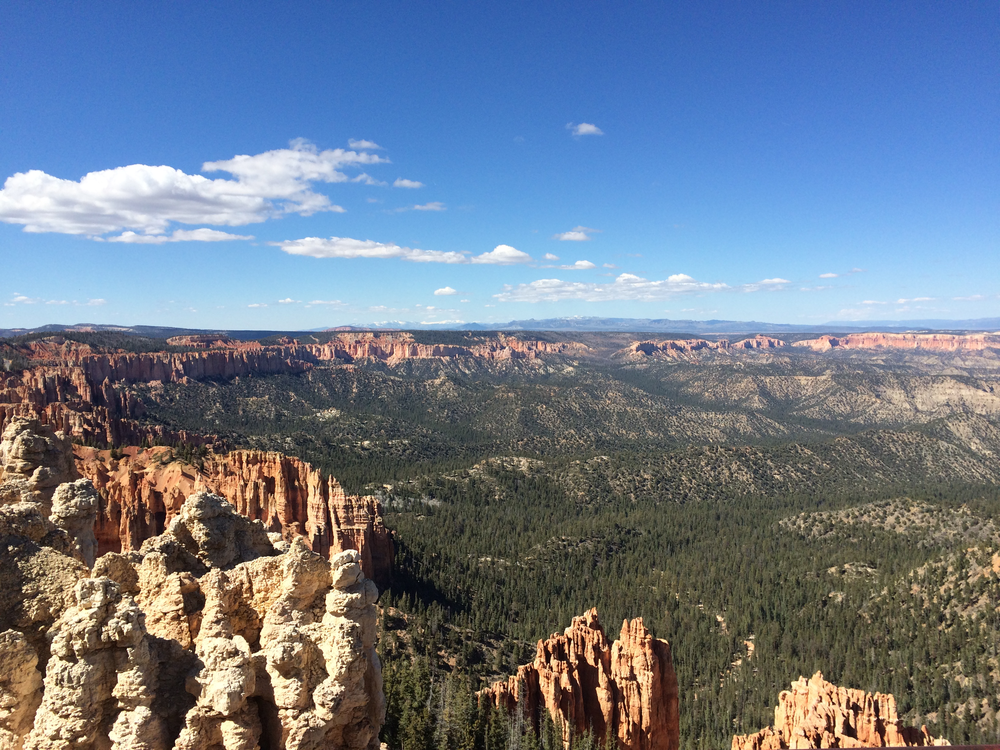
#> input picture assignment 2.2-students/assignment 2.2-students/images/bryce_right_01.png, 1000 x 750 px; its folder holds 4 pictures in this run
$ python run.py
#> lines starting #> are read from the running program, lines starting #| are printed output that depends on the picture
### assignment 2.2-students/assignment 2.2-students/panorama.py
# import the necessary packages
import numpy as np
import cv2

class PanoramaGenerator:
    def generate_panorama_image(self, images, ratio=0.75, reprojThresh=4.0, showMatches=False):
        # unpack the images, then detect keypoints and extract
        # local invariant descriptors from them
        (imageA, imageB) = images
        (kpsA, featuresA) = self.detectAndDescribe(imageA)
        (kpsB, featuresB) = self.detectAndDescribe(imageB)

        # match features between the two images
        M = self.matchKeypoints(kpsA, kpsB, featuresA, featuresB, ratio, reprojThresh)

        # if the match is None, then there aren't enough matched
        # keypoints to create a panorama
        if M is None:
            return None

        # otherwise, apply a perspective warp to stitch the images
        # together
        (matches, H, status) = M

        # Student Code: apply the warping on the 2nd image
        #  cv2.warpPerspective(right image, homography_matrix, (width, height))
        result = cv2.warpPerspective(imageA, H, (800, 200))
        # End Student Code
        cv2.imshow("warp_Result", result)
        result[0:imageB.shape[0], 0:imageB.shape[1]] = imageB

        # check to see if the keypoint matches should be visualized
        if showMatches:
            vis = self.drawMatches(imageA, imageB, kpsA, kpsB, matches,
                status)

            # return a tuple of the stitched image and the
            # visualization
            return (result, vis)

        # return the stitched image
        return result

    def detectAndDescribe(self, image):
        # Student Code: convert the image to grayscale
        image = cv2.cvtColor(image, cv2.COLOR_BGR2GRAY)
        # End Student Code

        # Student Code: detect and extract keypoint descriptors from the image using SIFT
        sift_model = cv2.xfeatures2d.SIFT_create()
        kps, features = sift_model.detectAndCompute(image, None)
        # End Student Code

        # convert the keypoints from KeyPoint objects to NumPy
        # arrays
        kps = np.float32([kp.pt for kp in kps])

        # return a tuple of keypoints and features
        return (kps, features)

    def matchKeypoints(self, kpsA, kpsB, featuresA, featuresB, ratio, reprojThresh):
        # compute the raw matches and initialize the list of actual
        # matches
        matcher = cv2.BFMatcher()

        # Student Code: for matching, use: matcher.knnMatch(QueryImageDescriptors, TrainImageDescriptors, k)
        rawMatches = matcher.knnMatch(featuresA, featuresB, 2)
        # End Student Code

        matches = []

        # loop over the raw matches
        for m,n in rawMatches:
            # Student Code: ensure the distance is within a certain ratio of each other (i.e. Lowe's ratio test)
            # That is if the distance of the top match is less than a ratio multiplied by the 2nd top match
            # then add the top match features indices (a tuple of train and query indices) to the matches list,
            # otherwise, do nothing. Hint: you will need DMatch.distance, DMatch.queryIdx, DMatch.trainIdx
            if m.distance < ratio * n.distance:
                matches.append([m.trainIdx, m.queryIdx])

            # End Student Code

        # computing a homography requires at least 4 matches
        if len(matches) > 4:
            # Student Code: construct the two sets of points
            # Replace the ??? with the exact words to get the keypoint of image a and image b
            # ptsA = np.float32([??? for (_, ind) in ???])
            # ptsB = np.float32([??? for (ind, _) in ???])
            # Hint:
            # An example of using list comprehension to get a list of the first element in a 2d array:
            # first_column:  [row[0] for row in two_dimension_array]
            ptsA = np.float32([kpsA[m[1]] for m in matches])
            ptsB = np.float32([kpsB[m[0]] for m in matches])
            # End Student Code

            # compute the homography between the two sets of points
            (H, status) = cv2.findHomography(ptsA, ptsB, cv2.RANSAC,
                reprojThresh)

            # return the matches along with the homograpy matrix
            # and status of each matched point
            return (matches, H, status)

        # otherwise, no homograpy could be computed
        return None

    def drawMatches(self, imageA, imageB, kpsA, kpsB, matches, status):
        # initialize the output visualization image
        (hA, wA) = imageA.shape[:2]
        (hB, wB) = imageB.shape[:2]
        vis = np.zeros((max(hA, hB), wA + wB, 3), dtype="uint8")
        vis[0:hA, 0:wA] = imageA
        vis[0:hB, wA:] = imageB

        # loop over the matches
        for ((trainIdx, queryIdx), s) in zip(matches, status):
            # only process the match if the keypoint was successfully
            # matched
            if s == 1:
                # draw the match
                ptA = (int(kpsA[queryIdx][0]), int(kpsA[queryIdx][1]))
                ptB = (int(kpsB[trainIdx][0]) + wA, int(kpsB[trainIdx][1]))
                cv2.line(vis, ptA, ptB, (0, 255, 0), 1)

        # return the visualization
        return vis

### assignment 2.2-students/assignment 2.2-students/run.py
# USAGE
# python stitch.py --first images/bryce_left_01.png --second images/bryce_right_01.png

# import the necessary packages
import glob

from panorama import PanoramaGenerator
import cv2


images = glob.glob("images/*.png")

left_images = [img for img in images if img.__contains__("_left_")]
left_images.sort()
right_images = [img for img in images if img.__contains__("_right_")]
right_images.sort()

for left_img_path, right_img_path in zip(left_images, right_images):
    # load the two images and resize them to have a width of 400 pixels
    # (for faster processing)
    imageA = cv2.imread(right_img_path)
#> imageA is the input picture: shape (750, 1000, 3); mean B, G, R 140.9, 123, 110.1
    imageB = cv2.imread(left_img_path)
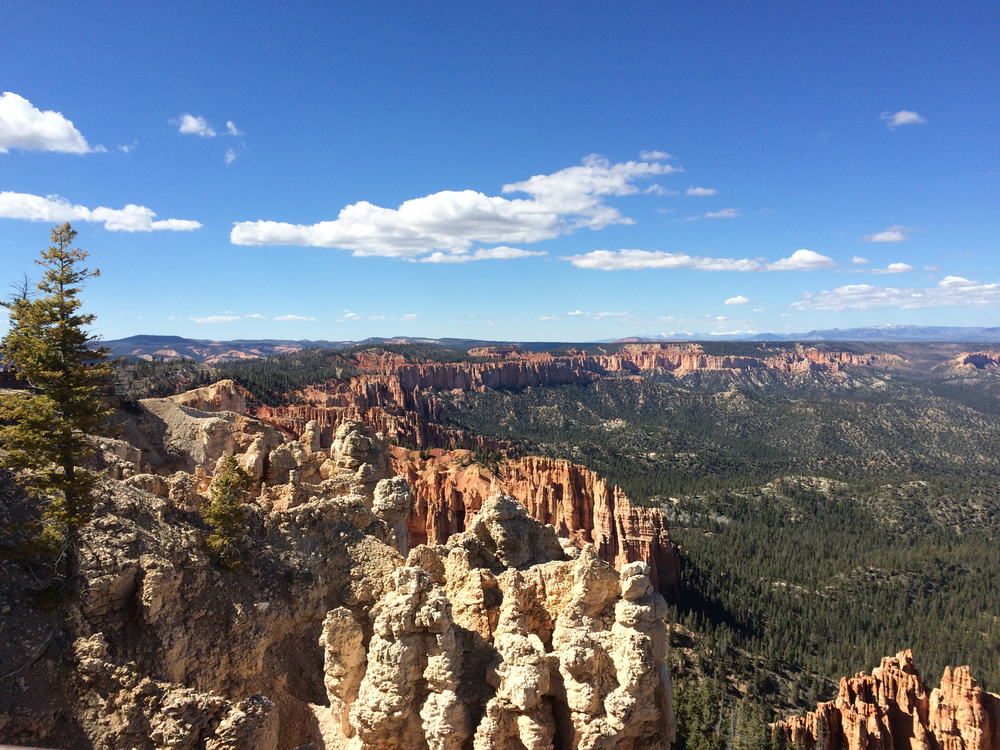
#> input picture assignment 2.2-students/assignment 2.2-students/images/bryce_left_01.png, 1000 x 750 px
#> imageB is the input picture: shape (750, 1000, 3); mean B, G, R 137.6, 118.4, 106.1
    imageA = cv2.resize(imageA,(400,200))
#> imageA: shape (200, 400, 3)
    imageB = cv2.resize(imageB,(400,200))
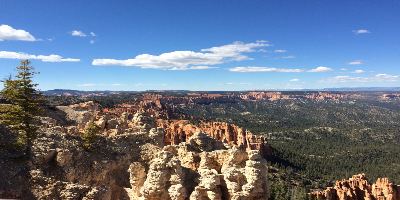
#> imageB: shape (200, 400, 3); mean B, G, R 137.5, 118.2, 105.9

    # stitch the images together to create a panorama
    stitcher = PanoramaGenerator()
    (result, vis) = stitcher.generate_panorama_image([imageA, imageB], showMatches=True)
#> in detectAndDescribe, `image = cv2.cvtColor(image, cv2.COLOR_BGR2GRAY)`:
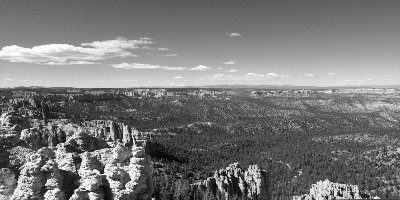
#> image: shape (200, 400); min 6, max 255, mean 121.1
#> in detectAndDescribe, `kps, features = sift_model.detectAndCompute(image, None)`: kps = 573 keypoints; strongest (x, y, size): (226, 181, 2.2), (76, 190, 1.8), (241, 185, 3.4), (339, 194, 2.6)
#> in detectAndDescribe, `kps = np.float32([kp.pt for kp in kps])`: kps = 573 pairs, first value 2.37 to 396.8, second value 33.98 to 197.2
#> in generate_panorama_image, `(kpsA, featuresA) = self.detectAndDescribe(imageA)`: kpsA has the same summary as kps in detectAndDescribe
#> in detectAndDescribe (call 2), `image = cv2.cvtColor(image, cv2.COLOR_BGR2GRAY)`:
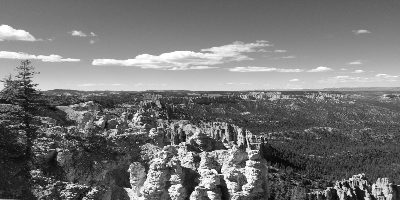
#> image: shape (200, 400); min 6, max 255, mean 116.8
#> in detectAndDescribe (call 2), `kps, features = sift_model.detectAndCompute(image, None)`: kps = 665 keypoints; strongest (x, y, size): (348, 193, 2.7), (361, 188, 2.3), (230, 185, 5.8), (343, 187, 1.9)
#> in detectAndDescribe (call 2), `kps = np.float32([kp.pt for kp in kps])`: kps = 665 pairs, first value 2.95 to 393.7, second value 26.64 to 196.9
#> in generate_panorama_image, `(kpsB, featuresB) = self.detectAndDescribe(imageB)`: kpsB has the same summary as kps in detectAndDescribe
#> in matchKeypoints, `rawMatches = matcher.knnMatch(featuresA, featuresB, 2)`: rawMatches = 573 matches
#> after the loop in matchKeypoints, `for m,n in rawMatches:`: matches = 173 pairs, first value 34 to 664, second value 1 to 443
#> in matchKeypoints, `ptsA = np.float32([kpsA[m[1]] for m in matches])`: ptsA = 173 pairs, first value 3.41 to 261.6, second value 33.98 to 192.6
#> in matchKeypoints, `ptsB = np.float32([kpsB[m[0]] for m in matches])`: ptsB = 173 pairs, first value 30.15 to 393.7, second value 31.02 to 196
#> in matchKeypoints, `(H, status) = cv2.findHomography(ptsA, ptsB, cv2.RANSAC, reprojThresh)`: H = [[0.641, 0.000278, 133.7], [-0.0856, 0.878, 14.4], [-0.000902, 1.12e-05, 1]]; status = 173 values, max 1 at index 1, min 0 at index 0, mean 0.988
#> in generate_panorama_image, `result[0:imageB.shape[0], 0:imageB.shape[1]] = imageB`:
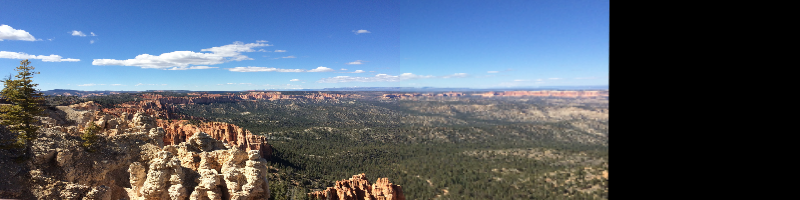
#> result: shape (200, 800, 3); mean B, G, R 109.4, 94.2, 83.2
#> in drawMatches, `vis[0:hB, wA:] = imageB`:
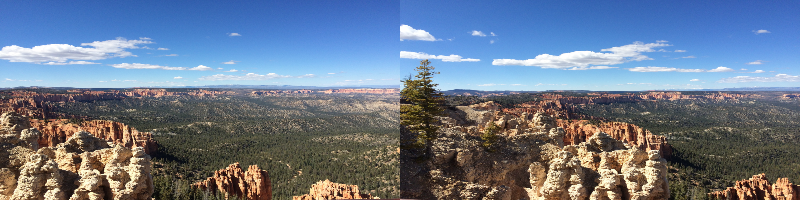
#> vis: shape (200, 800, 3); mean B, G, R 139.2, 120.6, 108
#> the loop in drawMatches, `for ((trainIdx, queryIdx), s) in zip(matches, status):` made 173 passes
#> (trainIdx, queryIdx, s, ptA, ptB) on passes 2, 3, 4, 6, 7, 8, 9, 10, 11, 12, 13, 14: (230, 7, [1], (8, 171), (539, 164)), (232, 13, [1], (10, 137), (540, 135)), (236, 14, [1], (11, 192), (541, 184)), (239, 23, [1], (13, 46), (544, 55)), (244, 27, [1], (16, 177), (546, 171)), (245, 29, [1], (16, 89), (547, 91)), (249, 31, [1], (18, 121), (548, 121)), (250, 38, [1], (20, 165), (548, 160)), (253, 39, [1], (20, 192), (549, 185)), (257, 43, [1], (21, 177), (550, 171)), (259, 45, [1], (23, 171), (551, 166)), (258, 46, [1], (23, 134), (551, 132))
#> (ptA, ptB) on passes 61 to 66: ((72, 192), (593, 189)), ((72, 141), (592, 140)), ((73, 136), (593, 136)), ((74, 170), (593, 168)), ((74, 132), (594, 132)), ((76, 119), (595, 121))
#> after the loop in drawMatches, `for ((trainIdx, queryIdx), s) in zip(matches, status):`:
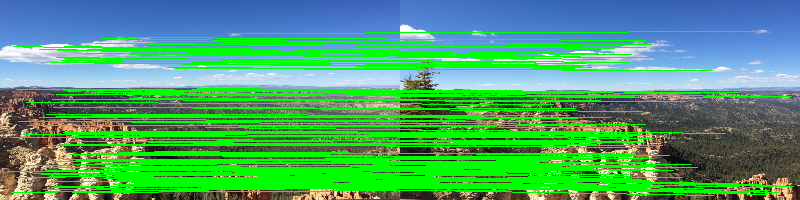
#> vis: shape (200, 800, 3); mean B, G, R 107.6, 163.1, 75.9

    # show the images
    cv2.imshow("Image A", imageA)
    cv2.imshow("Image B", imageB)
    cv2.imshow("Keypoint Matches", vis)
    cv2.imshow("Result", result)
    cv2.waitKey(0)
